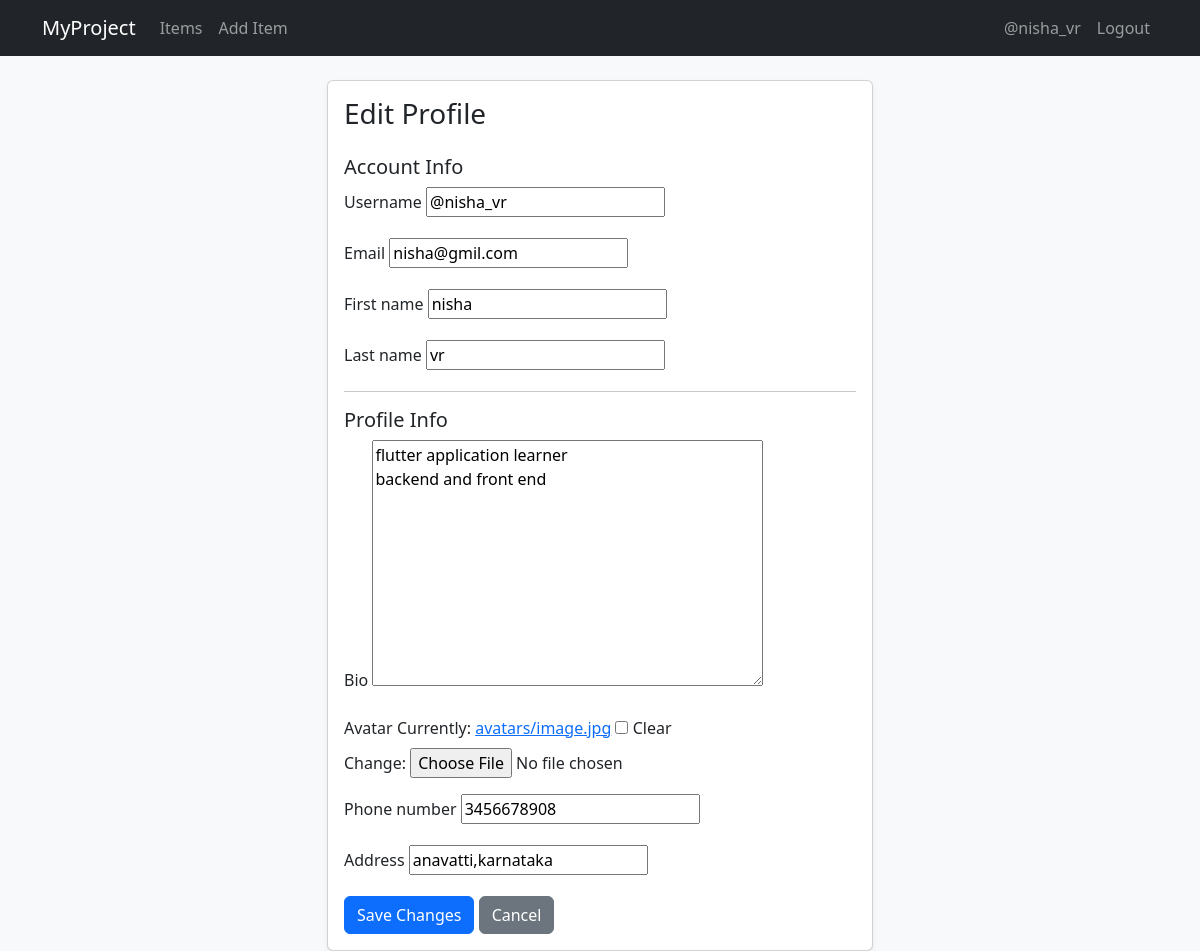
/user/profile/edit/ (signed in), run on the app's committed database.
### user/models.py (models this page shows, shortened)
class Profile(models.Model):
    user = models.OneToOneField(User, on_delete=models.CASCADE, related_name='profile')
    bio = models.TextField(max_length=500, blank=True)
    avatar = models.ImageField(upload_to='avatars/', blank=True, null=True)
    phone_number = models.CharField(max_length=20, blank=True)
    address = models.CharField(max_length=255, blank=True)
    created_at = models.DateTimeField(auto_now_add=True)
    updated_at = models.DateTimeField(auto_now=True)

### user/views.py (the view)
# urls.py: path('profile/edit/', views.edit_profile_view, name='edit_profile'),
@login_required
def edit_profile_view(request):
    profile, _ = Profile.objects.get_or_create(user=request.user)
    if request.method == 'POST':
        user_form = UserUpdateForm(request.POST, instance=request.user)
        profile_form = ProfileUpdateForm(request.POST, request.FILES, instance=profile)
        if user_form.is_valid() and profile_form.is_valid():
            user_form.save()
            profile_form.save()
            messages.success(request, 'Profile updated successfully.')
            return redirect('profile')
    else:
        user_form = UserUpdateForm(instance=request.user)
        profile_form = ProfileUpdateForm(instance=profile)
    return render(request, 'edit_profile.html', {
        'user_form': user_form,
        'profile_form': profile_form,
    })

### user/forms.py
class UserUpdateForm(forms.ModelForm):
    email = forms.EmailField(required=True)
    class Meta:
        model = User
        fields = ['username', 'email', 'first_name', 'last_name']

class ProfileUpdateForm(forms.ModelForm):
    class Meta:
        model = Profile
        fields = ['bio', 'avatar', 'phone_number', 'address']

### templates/edit_profile.html (shortened to what this page needs)
{% extends 'base.html' %}
{% block content %}
<div class="row justify-content-center">
    <div class="col-md-6">
        <div class="card shadow-sm">
            <div class="card-body">
                <h3 class="card-title mb-4">Edit Profile</h3>
                <form method="post" enctype="multipart/form-data">
                    <h5>Account Info</h5>
                    {% for field in user_form %}
                        <div class="mb-3">
                            <label class="form-label">{{ field.label }}</label>
                            {{ field }}
                        </div>
                    {% endfor %}
                    <hr>
                    <h5>Profile Info</h5>
                    {% for field in profile_form %}
                        <div class="mb-3">
                            <label class="form-label">{{ field.label }}</label>
                            {{ field }}
                        </div>
                    {% endfor %}
                    <button type="submit" class="btn btn-primary">Save Changes</button>
                    <a href="{% url 'profile' %}" class="btn btn-secondary">Cancel</a>
                </form>
            </div>
        </div>
    </div>
</div>
{% endblock %}

### templates/base.html (shortened to what this page needs)
<!DOCTYPE html>
<html lang="en">
<head>
    <link href="https://cdn.jsdelivr.net/npm/bootstrap@5.3.3/dist/css/bootstrap.min.css" rel="stylesheet">
</head>
<body class="bg-light">
    <nav class="navbar navbar-expand-lg navbar-dark bg-dark mb-4">
        <div class="container">
            <a class="navbar-brand" href="{% url 'item_list' %}">MyProject</a>
            <div class="collapse navbar-collapse">
                <ul class="navbar-nav me-auto">
                    {% if user.is_authenticated %}
                        <li class="nav-item"><a class="nav-link" href="{% url 'item_list' %}">Items</a></li>
                        <li class="nav-item"><a class="nav-link" href="{% url 'item_create' %}">Add Item</a></li>
                    {% endif %}
                </ul>
                <ul class="navbar-nav ms-auto">
                    {% if user.is_authenticated %}
                        <li class="nav-item"><a class="nav-link" href="{% url 'profile' %}">{{ user.username }}</a></li>
                        <li class="nav-item"><a class="nav-link" href="{% url 'logout' %}">Logout</a></li>
                    {% else %}
                        <li class="nav-item"><a class="nav-link" href="{% url 'login' %}">Login</a></li>
                        <li class="nav-item"><a class="nav-link" href="{% url 'register' %}">Register</a></li>
                    {% endif %}
                </ul>
            </div>
        </div>
    </nav>
    <div class="container">
        {% block content %}{% endblock %}
    </div>
</body>
</html>

### data on the page
Profile: profile_form "flutter application learner backend and front end" "3456678908" "anavatti,karnataka"

### other printed values
{{ user.username }} "@nisha_vr"
{{ field.label }} "Username" "Email" "First name" "Last name"
{{ field.label }} "Bio" "Avatar" "Phone number" "Address"
